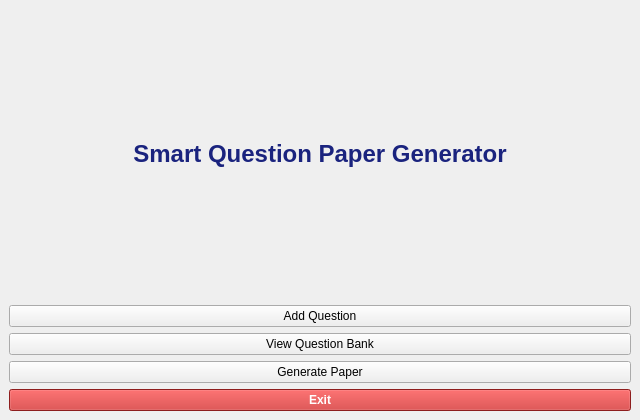
<?xml version="1.0" encoding="UTF-8"?>
<ui version="4.0">
 <class>MainWindow</class>
 <widget class="QMainWindow" name="MainWindow">
  <property name="geometry">
   <rect><x>0</x><y>0</y><width>640</width><height>420</height></rect>
  </property>
  <property name="windowTitle">
   <string>Smart Question Paper Generator</string>
  </property>
  <widget class="QWidget" name="centralwidget">
   <layout class="QVBoxLayout" name="verticalLayout" >
    <item>
     <widget class="QLabel" name="titleLabel">
      <property name="text"><string>Smart Question Paper Generator</string></property>
      <property name="alignment"><set>Qt::AlignCenter</set></property>
      <property name="styleSheet"><string notr="true">font-size:18pt; font-weight:bold; color:#1a237e;</string></property>
     </widget>
    </item>
    <item>
     <widget class="QPushButton" name="btnAddQuestion">
      <property name="text"><string>Add Question</string></property>
      <property name="minimumHeight"><number>44</number></property>
     </widget>
    </item>
    <item>
     <widget class="QPushButton" name="btnViewQuestionBank">
      <property name="text"><string>View Question Bank</string></property>
      <property name="minimumHeight"><number>44</number></property>
     </widget>
    </item>
    <item>
     <widget class="QPushButton" name="btnGeneratePaper">
      <property name="text"><string>Generate Paper</string></property>
      <property name="minimumHeight"><number>44</number></property>
     </widget>
    </item>
    <item>
     <widget class="QPushButton" name="btnExit">
      <property name="text"><string>Exit</string></property>
      <property name="minimumHeight"><number>36</number></property>
      <property name="styleSheet"><string notr="true">background:#c62828; color:white; font-weight:bold;</string></property>
     </widget>
    </item>
   </layout>
  </widget>
 </widget>
 <resources/>
 <connections/>
</ui>
